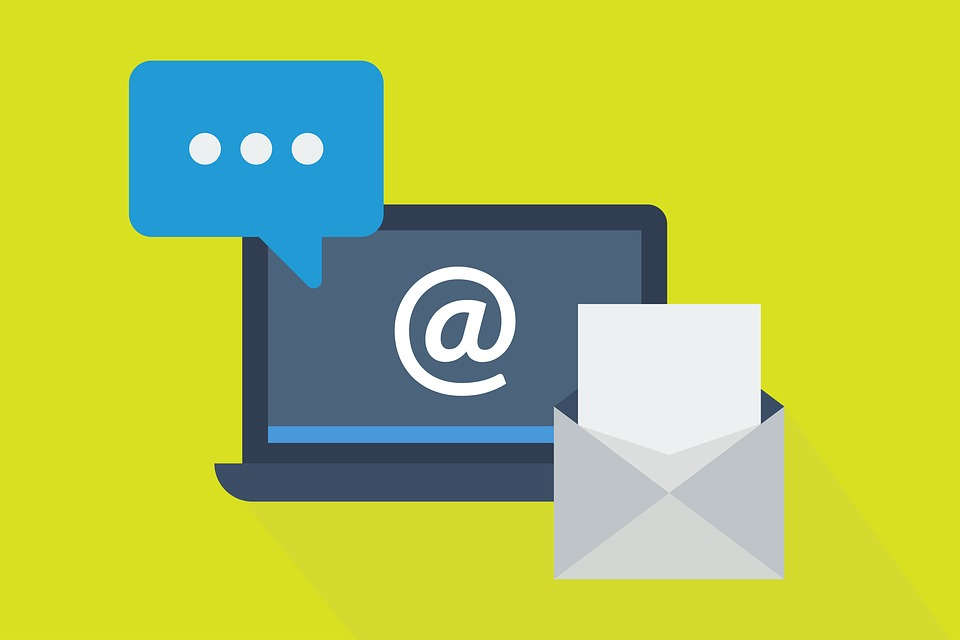
#> input picture _draft/img/thumbnail/190709_how to improve email communication.jpg, 960 x 640 px
$ python -i thumbnail.py   (imports and definitions only)
#> lines starting #> are read from the running program, lines starting #| are printed output that depends on the picture
#> further down, picture is the input picture: PIL image 960x640 RGB; mean R, G, B 180.6, 197.8, 81.1
#!/usr/bin/env python3
"""Generate a yourBuoy blog hero thumbnail with OpenAI gpt-image-2 or Gemini.

Reads a post's front matter + opening paragraphs, asks an image model for a
flat-vector illustration scene (no text baked in), crops it to the site's
1.9:1 hero convention, saves it under assets/images/thumbnail/, and writes
the hero_image front matter field back into the post.

Usage:
  python3 tools/thumbnail.py _posts/2026-09-14-do-i-leave-this-job.md
  python3 tools/thumbnail.py _drafts/some-draft.md
  python3 tools/thumbnail.py _posts/....md --force
  python3 tools/thumbnail.py _posts/....md --force --quality low   # cheap preview
  python3 tools/thumbnail.py _posts/....md --force --provider gemini

Provider is auto-detected from whichever API key is set (OPENAI_API_KEY or
GEMINI_API_KEY); pass --provider to force one. Requires OPENAI_API_KEY +
`pip install openai`, or GEMINI_API_KEY + `pip install google-genai`.
"""
import argparse
import base64
import io
import os
import re
import sys
from pathlib import Path

import yaml
from PIL import Image

REPO_ROOT = Path(__file__).resolve().parent.parent
THUMB_DIR = REPO_ROOT / "assets" / "images" / "thumbnail"

OPENAI_MODEL = "gpt-image-2"
GEMINI_MODEL = "gemini-3-pro-image-preview"
GEN_SIZE = "1536x816"  # OpenAI target size (closest 16px-multiple to 1.9:1)
GEMINI_SIZE_BY_QUALITY = {"low": "1K", "medium": "2K", "high": "4K"}
FINAL_SIZE = (1200, 630)

STYLE_TEMPLATE = """Use case: illustration-story (flat vector scene)
Asset type: blog hero thumbnail
Primary request: {scene}
Style/medium: flat vector illustration, corporate-flat style, clean bold shapes
Composition/framing: wide, one clear human figure or scene, negative space on one side
Color palette: pick one vivid solid or duotone background color that fits the mood; vary it, do not default to teal
Constraints: no text, no letters, no words, no logos, no watermark, no signature"""

FRONTMATTER_RE = re.compile(r"^---\n(.*?)\n---\n?(.*)$", re.DOTALL)


# [130 lines left out: functions parse_post, extract_scene_context, build_prompt, slug_and_date, resolve_provider, generate_image_openai and 2 more, not called in this run]


def crop_to_final(img):
    target_w, target_h = FINAL_SIZE
    target_ratio = target_w / target_h
    w, h = img.size
#> w = 960; h = 640
    ratio = w / h
#> ratio = 1.5
    if ratio > target_ratio:
        new_w = int(round(h * target_ratio))
        left = (w - new_w) // 2
        img = img.crop((left, 0, left + new_w, h))
    elif ratio < target_ratio:
        new_h = int(round(w / target_ratio))
#> new_h = 504
        top = (h - new_h) // 2
#> top = 68
        img = img.crop((0, top, w, top + new_h))
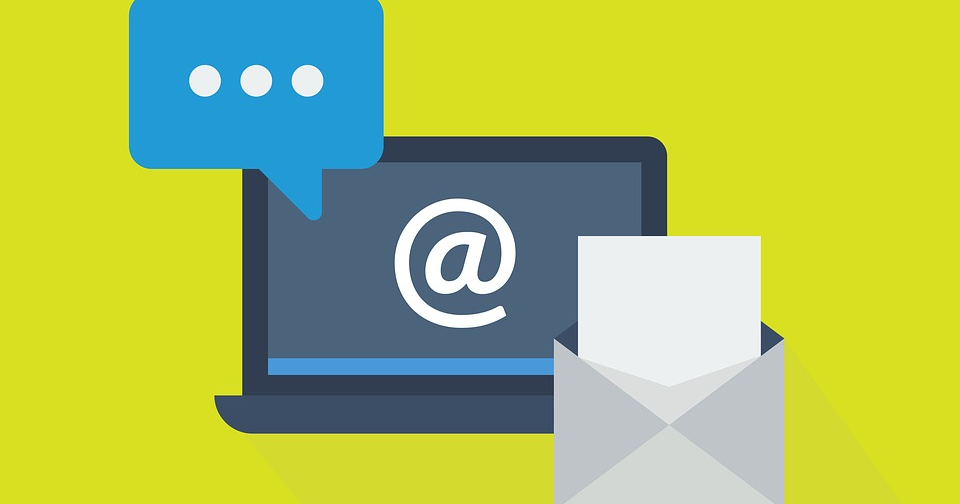
#> img: PIL image 960x504 RGB; mean R, G, B 171.8, 191.4, 91.8
    return img.convert("RGB").resize(FINAL_SIZE, Image.LANCZOS)


# [56 lines left out: functions update_hero_image_field, main, not called in this run]


# [2 lines not run here, left out]

>>> from PIL import Image
>>> picture = Image.open('../_draft/img/thumbnail/190709_how to improve email communication.jpg')
>>> result = crop_to_final(picture)

$ run again, on _draft/img/thumbnail/191115_how-to-write-effective-emails.jpg
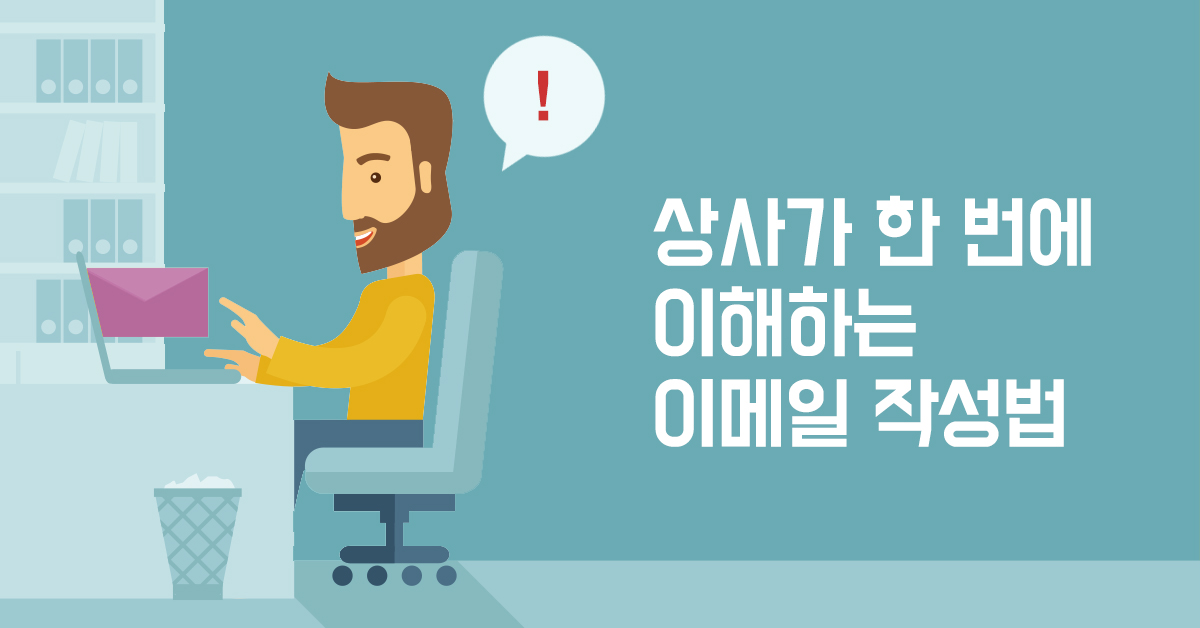
#> input picture _draft/img/thumbnail/191115_how-to-write-effective-emails.jpg, 1200 x 628 px
#> picture is the input picture: PIL image 1200x628 RGB; mean R, G, B 139.7, 185, 188.6
#> in crop_to_final, `return img.convert("RGB").resize(FINAL_SIZE, Image.LANCZOS)`:
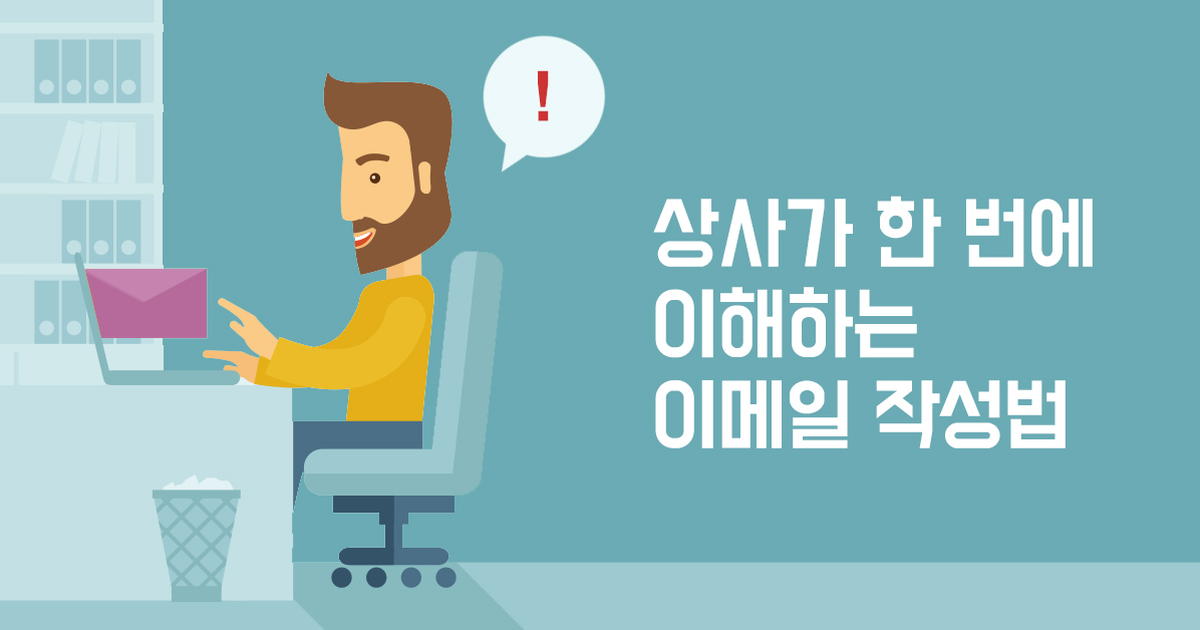
#> returned value: PIL image 1200x630 RGB; mean R, G, B 139.6, 185, 188.6
